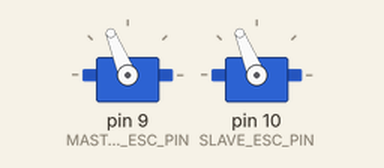
Simulated run of this sketch. Board: Arduino Uno, built with avr-gcc and run on an emulated ATmega328P. Shown: 2 × servo.

Above: at 5.05 s.
At 11.05 s:
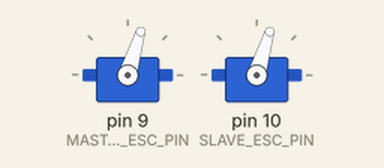
At 17.0 s:
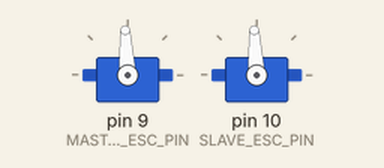
Timing chart, 0 to 20.6 s (numbered marks = the images above):
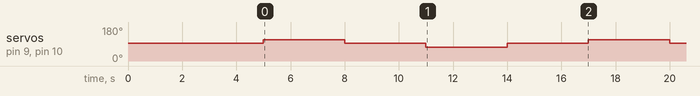

Measured:
- by itself, servo on pin 9 (MASTER_ESC_PIN), servo on pin 10 (SLAVE_ESC_PIN): repeats every 12.0 s: 93° 3.0 s, 73° 3.0 s, 93° 3.0 s, 112° 3.0 s

The sketch:

Fixed_PPM_Step_Test.ino
```cpp
#include <Servo.h>

// Fixed PPM Step Test
// Sends identical pulses to both ESCs to isolate Arduino mixer from ESC behavior.

Servo masterESC;
Servo slaveESC;

const int MASTER_ESC_PIN = 9;
const int SLAVE_ESC_PIN  = 10;

void setup() {
  masterESC.attach(MASTER_ESC_PIN);
  slaveESC.attach(SLAVE_ESC_PIN);
  masterESC.writeMicroseconds(1500);
  slaveESC.writeMicroseconds(1500);
  delay(5000);
}

void loop() {
  masterESC.writeMicroseconds(1700);
  slaveESC.writeMicroseconds(1700);
  delay(3000);

  masterESC.writeMicroseconds(1500);
  slaveESC.writeMicroseconds(1500);
  delay(3000);

  masterESC.writeMicroseconds(1300);
  slaveESC.writeMicroseconds(1300);
  delay(3000);

  masterESC.writeMicroseconds(1500);
  slaveESC.writeMicroseconds(1500);
  delay(3000);
}
```
